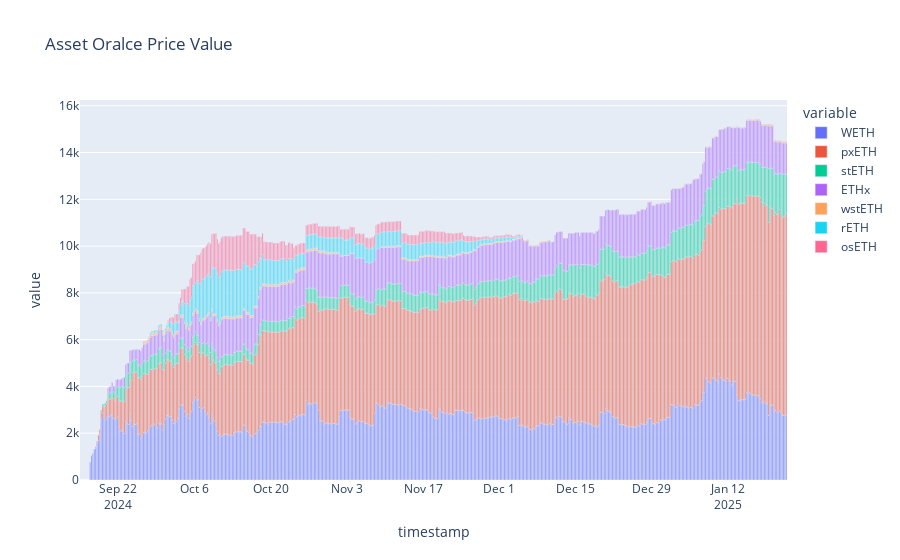

Notebook cell for this chart:
### Code cell
px.bar(assets_oracle_value, title='Asset Oralce Price Value')

### Figure 1 — Plotly figure (JSON) as saved in the notebook; plotly's stock layout.template omitted (floating-point values rounded to 4 significant figures; data arrays with more than 128 entries replaced by an {"elided": "..."} marker saying what was removed)
{"data": [{"alignmentgroup": "True", "hovertemplate": "variable=WETH<br>timestamp=%{x}<br>value=%{y}<extra></extra>", "legendgroup": "WETH", "marker": {"color": "#636efa", "pattern": {"shape": ""}}, "name": "WETH", "offsetgroup": "WETH", "orientation": "v", "showlegend": true, "textposition": "auto", "type": "bar", "x": {"elided": "517 str values"}, "xaxis": "x", "y": {"elided": "517 float values"}, "yaxis": "y"}, {"alignmentgroup": "True", "hovertemplate": "variable=pxETH<br>timestamp=%{x}<br>value=%{y}<extra></extra>", "legendgroup": "pxETH", "marker": {"color": "#EF553B", "pattern": {"shape": ""}}, "name": "pxETH", "offsetgroup": "pxETH", "orientation": "v", "showlegend": true, "textposition": "auto", "type": "bar", "x": {"elided": "517 str values"}, "xaxis": "x", "y": {"elided": "517 float values"}, "yaxis": "y"}, {"alignmentgroup": "True", "hovertemplate": "variable=stETH<br>timestamp=%{x}<br>value=%{y}<extra></extra>", "legendgroup": "stETH", "marker": {"color": "#00cc96", "pattern": {"shape": ""}}, "name": "stETH", "offsetgroup": "stETH", "orientation": "v", "showlegend": true, "textposition": "auto", "type": "bar", "x": {"elided": "517 str values"}, "xaxis": "x", "y": {"elided": "517 float values"}, "yaxis": "y"}, {"alignmentgroup": "True", "hovertemplate": "variable=ETHx<br>timestamp=%{x}<br>value=%{y}<extra></extra>", "legendgroup": "ETHx", "marker": {"color": "#ab63fa", "pattern": {"shape": ""}}, "name": "ETHx", "offsetgroup": "ETHx", "orientation": "v", "showlegend": true, "textposition": "auto", "type": "bar", "x": {"elided": "517 str values"}, "xaxis": "x", "y": {"elided": "517 float values"}, "yaxis": "y"}, {"alignmentgroup": "True", "hovertemplate": "variable=wstETH<br>timestamp=%{x}<br>value=%{y}<extra></extra>", "legendgroup": "wstETH", "marker": {"color": "#FFA15A", "pattern": {"shape": ""}}, "name": "wstETH", "offsetgroup": "wstETH", "orientation": "v", "showlegend": true, "textposition": "auto", "type": "bar", "x": {"elided": "517 str values"}, "xaxis": "x", "y": {"elided": "517 float values"}, "yaxis": "y"}, {"alignmentgroup": "True", "hovertemplate": "variable=rETH<br>timestamp=%{x}<br>value=%{y}<extra></extra>", "legendgroup": "rETH", "marker": {"color": "#19d3f3", "pattern": {"shape": ""}}, "name": "rETH", "offsetgroup": "rETH", "orientation": "v", "showlegend": true, "textposition": "auto", "type": "bar", "x": {"elided": "517 str values"}, "xaxis": "x", "y": {"elided": "517 float values"}, "yaxis": "y"}, {"alignmentgroup": "True", "hovertemplate": "variable=osETH<br>timestamp=%{x}<br>value=%{y}<extra></extra>", "legendgroup": "osETH", "marker": {"color": "#FF6692", "pattern": {"shape": ""}}, "name": "osETH", "offsetgroup": "osETH", "orientation": "v", "showlegend": true, "textposition": "auto", "type": "bar", "x": {"elided": "517 str values"}, "xaxis": "x", "y": {"elided": "517 float values"}, "yaxis": "y"}], "layout": {"barmode": "relative", "legend": {"title": {"text": "variable"}, "tracegroupgap": 0}, "title": {"text": "Asset Oralce Price Value"}, "xaxis": {"anchor": "y", "domain": [0, 1], "title": {"text": "timestamp"}}, "yaxis": {"anchor": "x", "domain": [0, 1], "title": {"text": "value"}}}}
